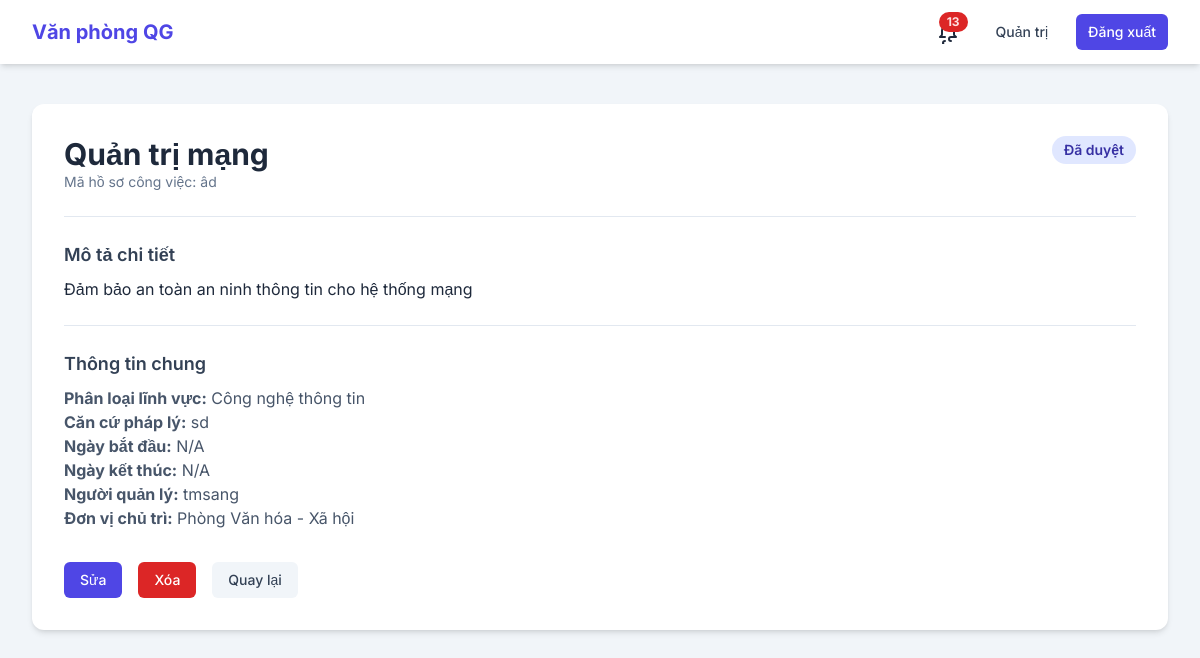
Screenshot of /hosocongviec/1/ (signed in) with the database file from the repository.
### core/models.py (models this page shows, shortened)
class HoSoCongViec(models.Model):
    class TrangThai(models.TextChoices):
        CHO_PHE_DUYET = 'CHO_PHE_DUYET', _('Chờ phê duyệt')
        DA_TU_CHOI = 'DA_TU_CHOI', _('Đã từ chối')
        DA_DUYET = 'DA_DUYET', _('Đã duyệt')
        DANG_TRIEN_KHAI = 'DANG_TRIEN_KHAI', _('Đang triển khai')
        TAM_DUNG = 'TAM_DUNG', _('Tạm dừng')
        HOAN_THANH = 'HOAN_THANH', _('Hoàn thành')
        DA_LUU_TRU = 'DA_LUU_TRU', _('Đã lưu trữ')
        DA_HUY = 'DA_HUY', _('Đã hủy')
    ten_ho_so_cong_viec = models.CharField(max_length=255, verbose_name=_('Tên hồ sơ công việc'))
    ma_ho_so_cong_viec = models.CharField(max_length=255, unique=True, null=True, blank=True, verbose_name=_('Mã hồ sơ công việc'))
    mo_ta = models.TextField(verbose_name=_('Mô tả'))
    trang_thai = models.CharField(max_length=50, choices=TrangThai.choices, default=TrangThai.CHO_PHE_DUYET, verbose_name=_('Trạng thái'))
    phan_loai_linh_vuc = models.CharField(max_length=255, verbose_name=_('Phân loại lĩnh vực'))
    can_cu_phap_ly = models.TextField(verbose_name=_('Căn cứ pháp lý'))
    ngay_bat_dau = models.DateTimeField(verbose_name=_('Ngày bắt đầu'), null=True, blank=True)
    ngay_ket_thuc = models.DateTimeField(verbose_name=_('Ngày kết thúc'), null=True, blank=True)
    id_nguoi_quan_ly = models.ForeignKey(settings.AUTH_USER_MODEL, on_delete=models.SET_NULL, null=True, related_name='du_an_quan_ly', verbose_name=_('Người quản lý'))
    id_don_vi_chu_tri = models.ForeignKey(PhongBan, on_delete=models.SET_NULL, null=True, verbose_name=_('Đơn vị chủ trì'))

class PhongBan(models.Model):
    name = models.CharField(max_length=255)
    co_quan = models.ForeignKey(CoQuan, on_delete=models.CASCADE)
    def __str__(self):
        return self.name

### users/models.py (models this page shows)
class CustomUser(AbstractUser):
    class Role(models.TextChoices):
        LANH_DAO_CO_QUAN = 'LANH_DAO_CO_QUAN', 'Lãnh đạo Cơ quan'
        LANH_DAO_VAN_PHONG = 'LANH_DAO_VAN_PHONG', 'Lãnh đạo Văn phòng'
        LANH_DAO_PHONG = 'LANH_DAO_PHONG', 'Lãnh đạo Phòng'
        CHUYEN_VIEN_VAN_PHONG = 'CHUYEN_VIEN_VAN_PHONG', 'Chuyên viên Văn phòng'
        CHUYEN_VIEN_PHONG = 'CHUYEN_VIEN_PHONG', 'Chuyên viên Phòng'
        CHUYEN_VIEN = 'CHUYEN_VIEN', 'Chuyên viên'
    role = models.CharField(max_length=50, choices=Role.choices, default=Role.CHUYEN_VIEN_PHONG)
    co_quan = models.ForeignKey('core.CoQuan', on_delete=models.CASCADE, null=True, blank=True)
    phong_ban = models.ForeignKey('core.PhongBan', on_delete=models.CASCADE, null=True, blank=True)
    zalo_user_id = models.CharField(max_length=255, blank=True, null=True, verbose_name='Zalo User ID')

### core/views.py (the view)
# urls.py: path('hosocongviec/<int:pk>/', views.HoSoCongViecDetailView.as_view(), name='hosocongviec-detail'),
class HoSoCongViecDetailView(LoginRequiredMixin, DetailView):
    model = HoSoCongViec
    template_name = 'core/hosocongviec_detail.html'
    def get_object(self, queryset=None):
        obj = super().get_object(queryset)
        user = self.request.user
        if user.is_superuser or user.role == CustomUser.Role.LANH_DAO_CO_QUAN:
            pass
        elif user.role == CustomUser.Role.LANH_DAO_VAN_PHONG:
            if user.phong_ban and user.phong_ban.co_quan and obj.id_don_vi_chu_tri and obj.id_don_vi_chu_tri.co_quan == user.phong_ban.co_quan:
                pass
            else:
                raise Http404("Hồ sơ công việc không tồn tại hoặc bạn không có quyền truy cập.")
        elif user.role == CustomUser.Role.LANH_DAO_PHONG:
            if user.phong_ban and obj.id_don_vi_chu_tri == user.phong_ban:
                pass
            else:
                raise Http404("Hồ sơ công việc không tồn tại hoặc bạn không có quyền truy cập.")
        elif user.role == CustomUser.Role.CHUYEN_VIEN_VAN_PHONG or user.role == CustomUser.Role.CHUYEN_VIEN_PHONG:
            if obj.id_nguoi_quan_ly == user or (user.phong_ban and obj.id_don_vi_chu_tri == user.phong_ban):
                pass
            else:
                raise Http404("Hồ sơ công việc không tồn tại hoặc bạn không có quyền truy cập.")
        else:
            raise Http404("Hồ sơ công việc không tồn tại hoặc bạn không có quyền truy cập.")
        return obj

### core/templates/core/hosocongviec_detail.html (shortened to what this page needs)
{% extends 'core/base.html' %}
{% block content %}
    <div class="bg-white p-8 rounded-xl shadow-md">
        <div class="flex justify-between items-start mb-4">
            <div>
                <h1 class="text-3xl font-bold text-slate-800">{{ object.ten_ho_so_cong_viec }}</h1>
                <p class="text-sm text-slate-500">Mã hồ sơ công việc: {{ object.ma_ho_so_cong_viec|default:"N/A" }}</p>
            </div>
            <span class="text-sm font-semibold px-3 py-1 rounded-full
                {% if object.trang_thai == 'HOAN_THANH' %} bg-green-100 text-green-800
                {% elif object.trang_thai == 'DA_DUYET' %} bg-indigo-100 text-indigo-800
                {% elif object.trang_thai == 'DA_TU_CHOI' %} bg-red-100 text-red-800
                {% else %} bg-blue-100 text-blue-800 {% endif %}">
                {{ object.get_trang_thai_display }}
            </span>
        </div>
        <div class="mt-6 border-t border-slate-200 pt-6">
            <h2 class="text-lg font-semibold text-slate-700 mb-2">Mô tả chi tiết</h2>
            <p class="text-slate-600">{{ object.mo_ta|linebreaks }}</p>
        </div>
        <div class="mt-6 border-t border-slate-200 pt-6">
            <h2 class="text-lg font-semibold text-slate-700 mb-2">Thông tin chung</h2>
            <p class="text-slate-600"><strong>Phân loại lĩnh vực:</strong> {{ object.phan_loai_linh_vuc }}</p>
            <p class="text-slate-600"><strong>Căn cứ pháp lý:</strong> {{ object.can_cu_phap_ly }}</p>
            <p class="text-slate-600"><strong>Ngày bắt đầu:</strong> {{ object.ngay_bat_dau|date:"d/m/Y"|default:"N/A" }}</p>
            <p class="text-slate-600"><strong>Ngày kết thúc:</strong> {{ object.ngay_ket_thuc|date:"d/m/Y"|default:"N/A" }}</p>
            <p class="text-slate-600"><strong>Người quản lý:</strong> {{ object.id_nguoi_quan_ly|default:"N/A" }}</p>
            <p class="text-slate-600"><strong>Đơn vị chủ trì:</strong> {{ object.id_don_vi_chu_tri|default:"N/A" }}</p>
        </div>
        <div class="mt-8 flex items-center justify-start space-x-4">
            <a href="{% url 'hosocongviec-update' object.pk %}" class="px-4 py-2 rounded-md text-sm font-medium text-white bg-indigo-600 hover:bg-indigo-700 transition-colors">Sửa</a>
            <a href="{% url 'hosocongviec-delete' object.pk %}" class="px-4 py-2 rounded-md text-sm font-medium text-white bg-red-600 hover:bg-red-700 transition-colors">Xóa</a>
            <a href="{% url 'hosocongviec-list' %}" class="px-4 py-2 rounded-md text-sm font-medium text-slate-700 bg-slate-100 hover:bg-slate-200 transition-colors">Quay lại</a>
        </div>
    </div>
{% endblock %}

### core/templates/core/base.html (style rules this page uses)
body { font-family: 'Inter', sans-serif; }

### rows the page displays
HoSoCongViec: ten_ho_so_cong_viec "Quản trị mạng", ma_ho_so_cong_viec "âd", trang_thai "Đã duyệt", mo_ta "Đảm bảo an toàn an ninh thông tin cho hệ thống mạng", phan_loai_linh_vuc "Công nghệ thông tin", can_cu_phap_ly "sd", ngay_bat_dau "N/A", ngay_ket_thuc "N/A", id_nguoi_quan_ly "tmsang", id_don_vi_chu_tri "Phòng Văn hóa - Xã hội"
